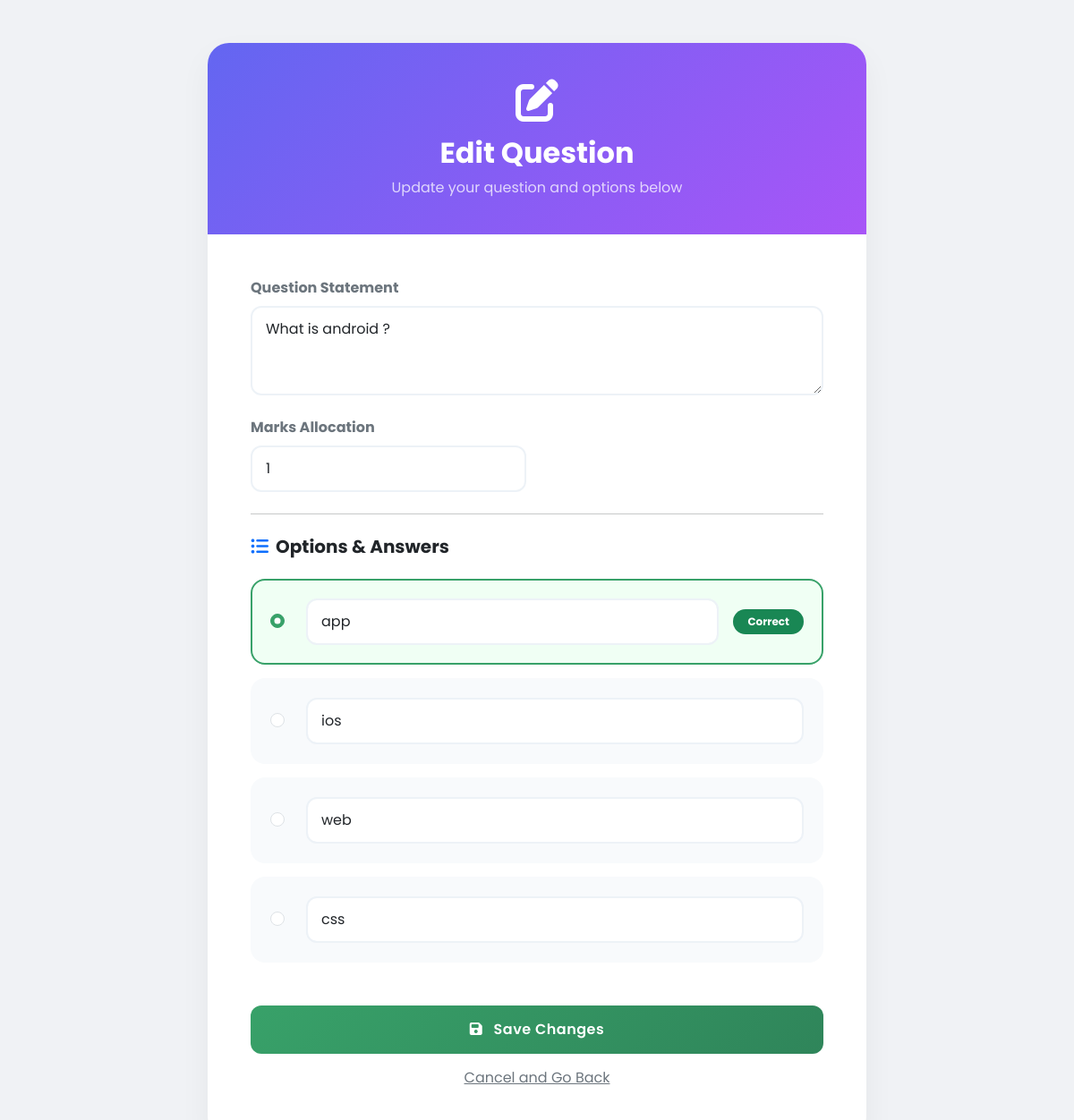
Screenshot of /instructor/edit_question.php?id=4 with the database file from the repository.
### tables this page shows
CREATE TABLE `quiz_questions` (
  `id` int(10) UNSIGNED NOT NULL,
  `quiz_id` int(10) UNSIGNED NOT NULL,
  `question_text` text NOT NULL,
  `marks` int(10) UNSIGNED DEFAULT 1
);

CREATE TABLE `quiz_options` (
  `id` int(10) UNSIGNED NOT NULL,
  `question_id` int(10) UNSIGNED NOT NULL,
  `option_text` text NOT NULL,
  `is_correct` tinyint(1) DEFAULT 0
);

### instructor/edit_question.php (the view, shortened to what this page needs)
<?php
require '../config/config.php';
$q_id = $_GET['id'];
$q_res = mysqli_query($conn, "SELECT * FROM quiz_questions WHERE id = $q_id");
$question = mysqli_fetch_assoc($q_res);
$quiz_id = $question['quiz_id'];
$opt_res = mysqli_query($conn, "SELECT * FROM quiz_options WHERE question_id = $q_id");
$options = [];
while ($row = mysqli_fetch_assoc($opt_res)) {
    $options[] = $row;
}
?>
<!DOCTYPE html>
<html lang="en">
<head>
    <link href="https://cdn.jsdelivr.net/npm/bootstrap@5.3.0/dist/css/bootstrap.min.css" rel="stylesheet">
    <link rel="stylesheet" href="https://cdnjs.cloudflare.com/ajax/libs/font-awesome/6.4.0/css/all.min.css">
    <link rel="stylesheet" href="https://cdnjs.cloudflare.com/ajax/libs/animate.css/4.1.1/animate.min.css"/>
</head>
<body>
<div class="container py-5">
    <div class="row justify-content-center">
        <div class="col-lg-8">
            <div class="card edit-card animate__animated animate__zoomIn">
                <div class="gradient-header">
                    <i class="fas fa-edit fa-3x mb-3 animate__animated animate__bounceInDown"></i>
                    <h2 class="fw-bold">Edit Question</h2>
                    <p class="mb-0 opacity-75">Update your question and options below</p>
                </div>
                <form method="POST" class="p-4 p-md-5">
                    <div class="mb-4">
                        <label class="form-label fw-bold text-secondary">Question Statement</label>
                        <textarea name="question_text" class="form-control" rows="3" required><?= htmlspecialchars($question['question_text']) ?></textarea>
                    </div>
                    <div class="row mb-4">
                        <div class="col-md-6">
                            <label class="form-label fw-bold text-secondary">Marks Allocation</label>
                            <input type="number" name="marks" min="0" class="form-control" value="<?= $question['marks'] ?>" required>
                        </div>
                    </div>
                    <hr class="my-4 opacity-25">
                    <h5 class="fw-bold mb-4"><i class="fas fa-list-ul me-2 text-primary"></i>Options & Answers</h5>
                    <div class="options-container">
                        <?php foreach($options as $index => $opt): ?>
                            <div class="option-wrapper d-flex align-items-center gap-3 <?= $opt['is_correct'] ? 'correct-selected' : '' ?>">
                                <div class="form-check">
                                    <input class="form-check-input radio-correct" type="radio" name="correct_option"
                                        value="<?= $opt['id'] ?>" id="radio<?= $opt['id'] ?>"
                                        <?= $opt['is_correct'] ? 'checked' : '' ?> required>
                                </div>
                                <div class="flex-grow-1">
                                    <input type="text" name="option_text[<?= $opt['id'] ?>]" class="form-control"
                                        value="<?= htmlspecialchars($opt['option_text']) ?>" required>
                                </div>
                                <?php if($opt['is_correct']): ?>
                                    <span class="badge bg-success rounded-pill px-3 py-2">Correct</span>
                                <?php endif; ?>
                            </div>
                        <?php endforeach; ?>
                    </div>
                    <div class="d-grid mt-5">
                        <button type="submit" name="update_question" class="btn btn-success btn-update text-white">
                            <i class="fas fa-save me-2"></i> Save Changes
                        </button>
                        <a href="review_quiz.php?quiz_id=<?= $quiz_id ?>" class="btn btn-link text-secondary mt-2">Cancel and Go Back</a>
                    </div>
                </form>
            </div>
        </div>
    </div>
</div>
</body>
</html>

### instructor/edit_question.php (style rules this page uses)
body { font-family: 'Poppins', sans-serif; background: #f0f2f5; color: #1a202c; }
.edit-card { background: white; border-radius: 24px; border: none; box-shadow: 0 15px 35px rgba(0,0,0,0.05); overflow: hidden; }
.gradient-header { background: linear-gradient(135deg, #6366f1 0%, #a855f7 100%); padding: 40px; color: white; text-align: center; }
.form-control { border-radius: 12px; padding: 12px 15px; border: 2px solid #edf2f7; transition: 0.3s; }
.option-wrapper { background: #f8fafc; padding: 20px; border-radius: 16px; margin-bottom: 15px; border: 2px solid transparent; transition: 0.3s; }
.option-wrapper.correct-selected { background: #f0fff4; border-color: #38a169; }
.btn-update { background: linear-gradient(135deg, #38a169 0%, #2f855a 100%); border: none; padding: 15px; border-radius: 12px; font-weight: 600; letter-spacing: 0.5px; transition: 0.4s; }
.form-check-input:checked { background-color: #38a169; border-color: #38a169; }

### rows the page displays
quiz_questions: question_text "What is android ?", marks "1"
quiz_options: is_correct "☑", option_text "app", shows "Correct"
quiz_options: option_text "ios"
quiz_options: option_text "web"
quiz_options: option_text "css"
